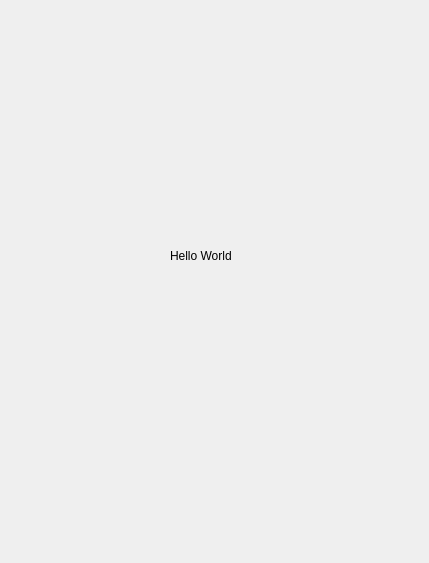
<?xml version="1.0" encoding="UTF-8"?>
<ui version="4.0">
 <class>Dialog</class>
 <widget class="QDialog" name="Dialog">
  <property name="geometry">
   <rect>
    <x>0</x>
    <y>0</y>
    <width>429</width>
    <height>563</height>
   </rect>
  </property>
  <property name="windowTitle">
   <string>Dialog</string>
  </property>
  <widget class="QLabel" name="label">
   <property name="enabled">
    <bool>true</bool>
   </property>
   <property name="geometry">
    <rect>
     <x>170</x>
     <y>230</y>
     <width>71</width>
     <height>51</height>
    </rect>
   </property>
   <property name="text">
    <string>Hello World</string>
   </property>
  </widget>
 </widget>
 <resources/>
 <connections/>
</ui>
